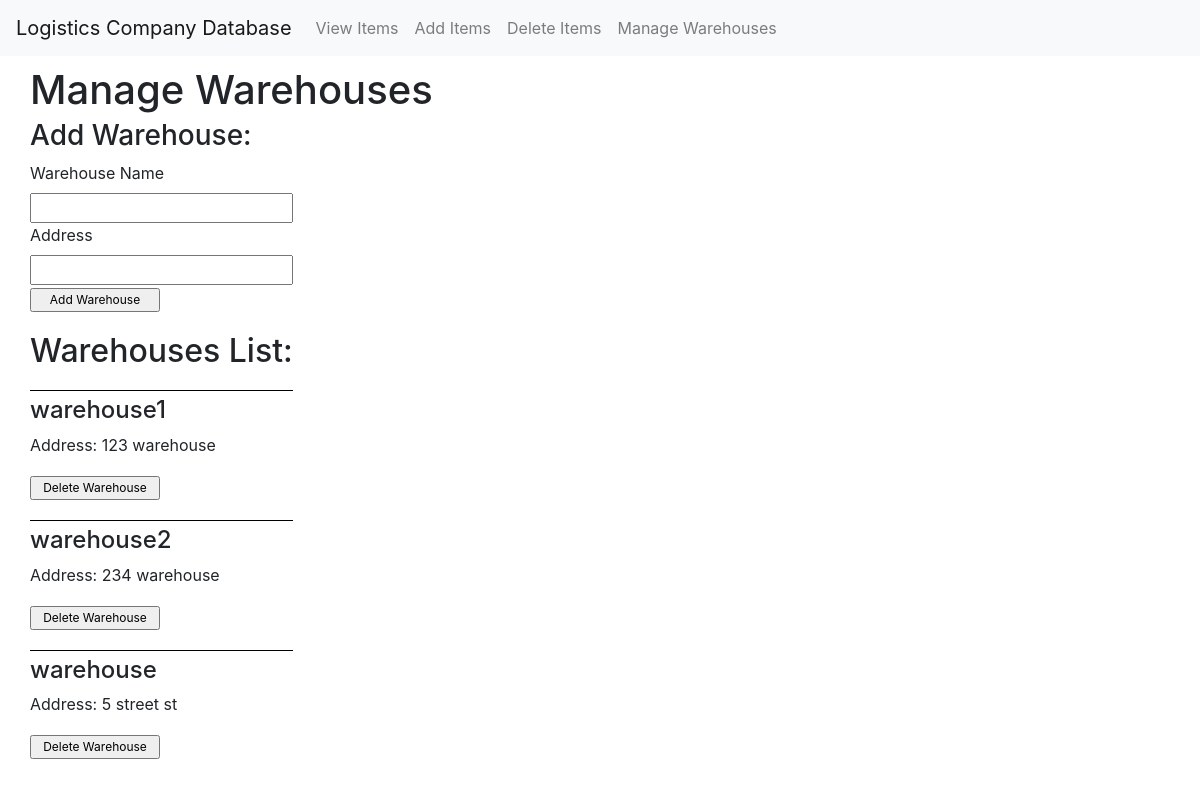
The page /warehouses on the database as committed earlier.
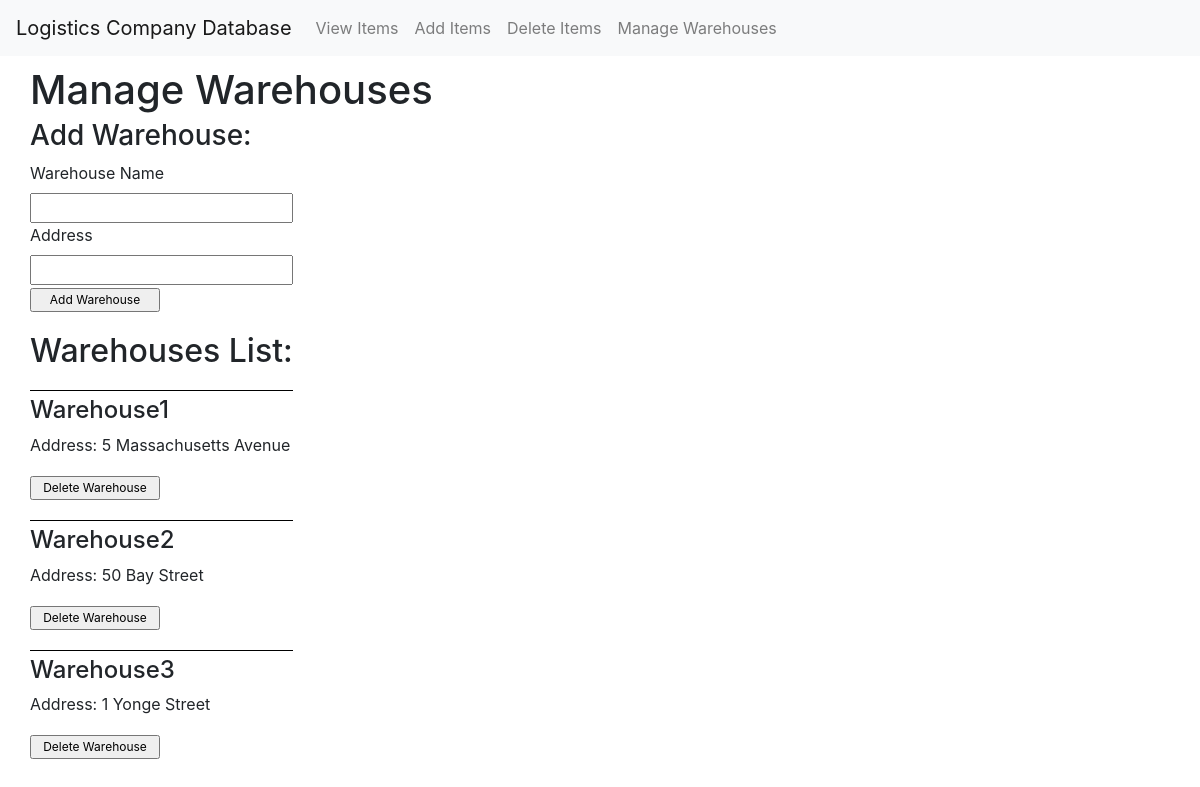
The same page on the database as committed later.
### tables this page shows
CREATE TABLE warehouses (
    warehouse_id INTEGER PRIMARY KEY AUTOINCREMENT,
    warehouse_name TEXT NOT NULL,
    warehouse_address TEXT NOT NULL
);

### main.py (the view, shortened to what this page needs)
@app.route('/warehouses', methods=['GET', 'POST'])
def warehouses():
    db = get_db()
    cursor = db.cursor()
    sqlite_query = """SELECT * FROM warehouses"""
    cursor.execute(sqlite_query)
    records = cursor.fetchall()
    return render_template("warehouses.html", list=records)

### main.py (called while the page is built)
def get_db():
    db = getattr(g, '_database', None)
    if db is None:
        db = g._database = sql.connect(DATABASE)
    return db

@app.teardown_appcontext
def close_connection(exception):
    db = getattr(g, '_database', None)
    if db is not None:
        db.close()

### templates/warehouses.html (shortened to what this page needs)
{% extends "base.html" %}
{% block body %}
<div class="header-div">
    <h1> Manage Warehouses </h1>
</div>
<div class="body">
    <h3> Add Warehouse: </h3>
    <form id="add-form" method=post action="/warehouses">
        <label> Warehouse Name </label>
        <input type="text" name="name" required> </input>
        <label>Address</label>
        <input type="text" name="address" required> </input>
        <input class="submit-btn" type=submit value="Add Warehouse">
    </form>
    <div>
        <h2 class="warehouse-title"> Warehouses List: </h2>
        {% for item in list%}
        <div class="warehouse-div">
            <h4>{{item[1]}}</h4>
            <p> Address: {{item[2]}}</p>
            <form id="delete-form" method=post action="/warehouses">
                <input class="submit-btn" type=submit value="Delete Warehouse">
            </form>
        </div>
        {% endfor %}
    </div>
</div>
{% endblock %}

Rows that differ between the two databases and show on the page:
removed warehouses: warehouse_name "warehouse1", warehouse_address "123 warehouse"
removed warehouses: warehouse_name "warehouse2", warehouse_address "234 warehouse"
removed warehouses: warehouse_name "warehouse", warehouse_address "5 street st"
added warehouses: warehouse_name "Warehouse1", warehouse_address "5 Massachusetts Avenue"
added warehouses: warehouse_name "Warehouse2", warehouse_address "50 Bay Street"
added warehouses: warehouse_name "Warehouse3", warehouse_address "1 Yonge Street"
